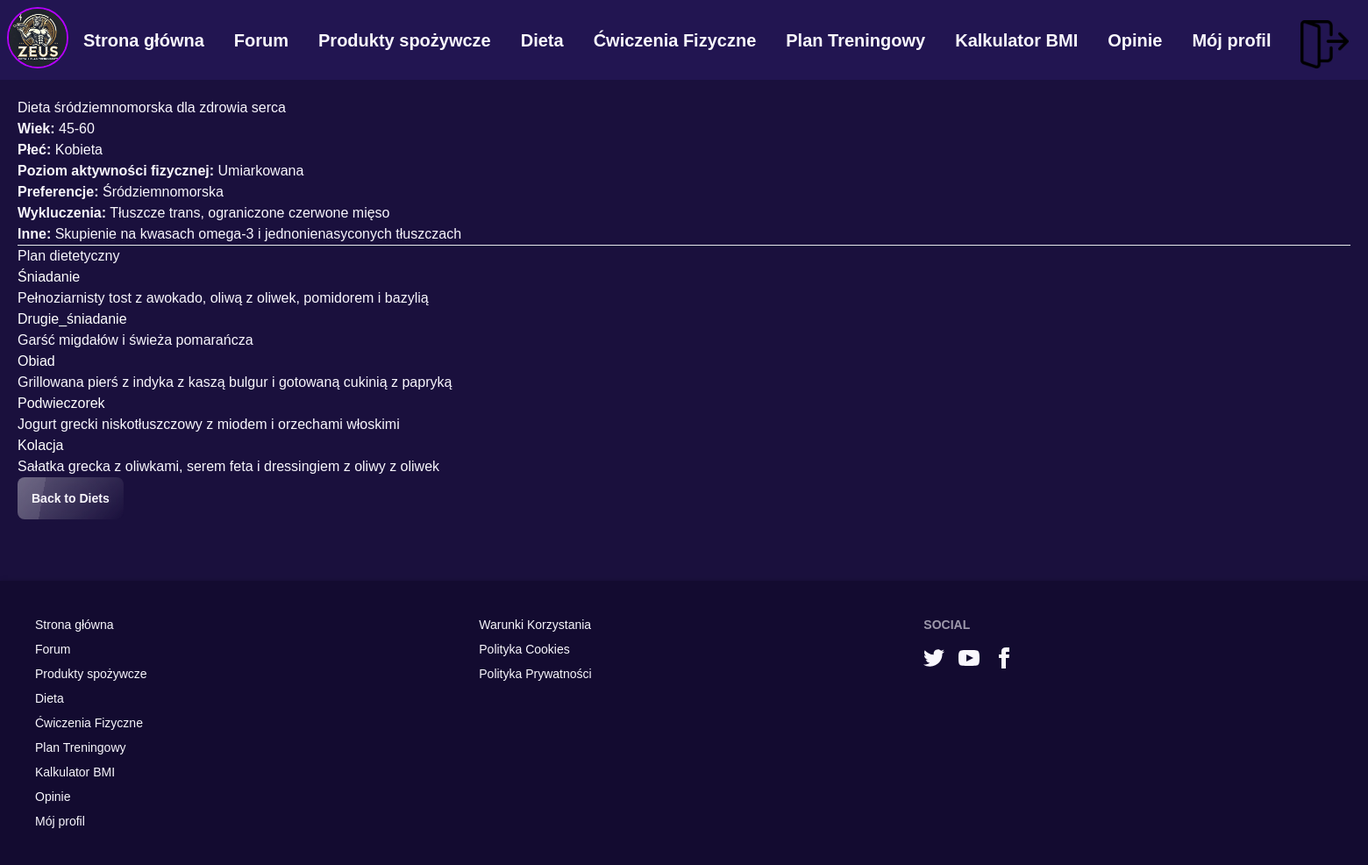
Page /diets/3 on the committed database.
### models.py (models this page shows)
class Diet(db.Model):
    __tablename__ = 'diet'
    id = db.Column(db.Integer, primary_key=True)
    Tytuł = db.Column(db.String(100), nullable=False)
    Wiek = db.Column(db.String(20), nullable=False)
    Płeć = db.Column(db.String(10), nullable=False)
    Poziom_aktywności_fizycznej = db.Column(db.String(50), nullable=False)
    Preferencje = db.Column(db.Text, nullable=True)
    Wykluczenia = db.Column(db.Text, nullable=True)
    Inne_szczegóły = db.Column(db.Text, nullable=True)
    Śniadanie = db.Column(db.Text, nullable=False)
    Drugie_śniadanie = db.Column(db.Text, nullable=True)
    Obiad = db.Column(db.Text, nullable=False)
    Podwieczorek = db.Column(db.Text, nullable=True)
    Kolacja = db.Column(db.Text, nullable=False)

### app.py (the view)
@app.route('/diets/<int:diet_id>', methods=['GET'])
def diet_details(diet_id):
    diet = Diet.query.get_or_404(diet_id)
    return render_template('diet_details.html', diet=diet)

### templates/diet_details.html (shortened to what this page needs)
{% extends 'base.html' %}
{% block content %}
<h1>{{ diet.Tytuł }}</h1>
<p><strong>Wiek:</strong> {{ diet.Wiek }}</p>
<p><strong>Płeć:</strong> {{ diet.Płeć }}</p>
<p><strong>Poziom aktywności fizycznej:</strong> {{ diet.Poziom_aktywności_fizycznej }}</p>
<p><strong>Preferencje:</strong> {{ diet.Preferencje or 'None' }}</p>
<p><strong>Wykluczenia:</strong> {{ diet.Wykluczenia or 'None' }}</p>
<p><strong>Inne:</strong> {{ diet.Inne_szczegóły or 'None' }}</p>
<hr>
<h2>Plan dietetyczny</h2>
<div class="meal-plan">
    <h3>Śniadanie</h3>
    <p>{{ diet.Śniadanie }}</p>
    <h3>Drugie_śniadanie</h3>
    <p>{{ diet.Drugie_śniadanie or 'None' }}</p>
    <h3>Obiad</h3>
    <p>{{ diet.Obiad }}</p>
    <h3>Podwieczorek</h3>
    <p>{{ diet.Podwieczorek or 'None' }}</p>
    <h3>Kolacja</h3>
    <p>{{ diet.Kolacja }}</p>
</div>
<a href="/diets" class="btn glass">Back to Diets</a>
{% endblock %}

### static/style.css (style rules this page uses)
body { font-family: Arial, sans-serif; margin: 0; padding: 0; box-sizing: border-box; }
h3 { margin-top: 20px; font-size: 18px; color: #ffffff; }

### rows in the picture
Diet: Tytuł "Dieta śródziemnomorska dla zdrowia serca", Wiek "45-60", Płeć "Kobieta", Poziom_aktywności_fizycznej "Umiarkowana", Preferencje "Śródziemnomorska", Wykluczenia "Tłuszcze trans, ograniczone czerwone mięso", Inne_szczegóły "Skupienie na kwasach omega-3 i jednonienasyconych tłuszczach", Śniadanie "Pełnoziarnisty tost z awokado, oliwą z oliwek, pomidorem i bazylią", Drugie_śniadanie "Garść migdałów i świeża pomarańcza", Obiad "Grillowana pierś z indyka z kaszą bulgur i gotowaną cukinią z papryką", Podwieczorek "Jogurt grecki niskotłuszczowy z miodem i orzechami włoskimi", Kolacja "Sałatka grecka z oliwkami, serem feta i dressingiem z oliwy z oliwek"
